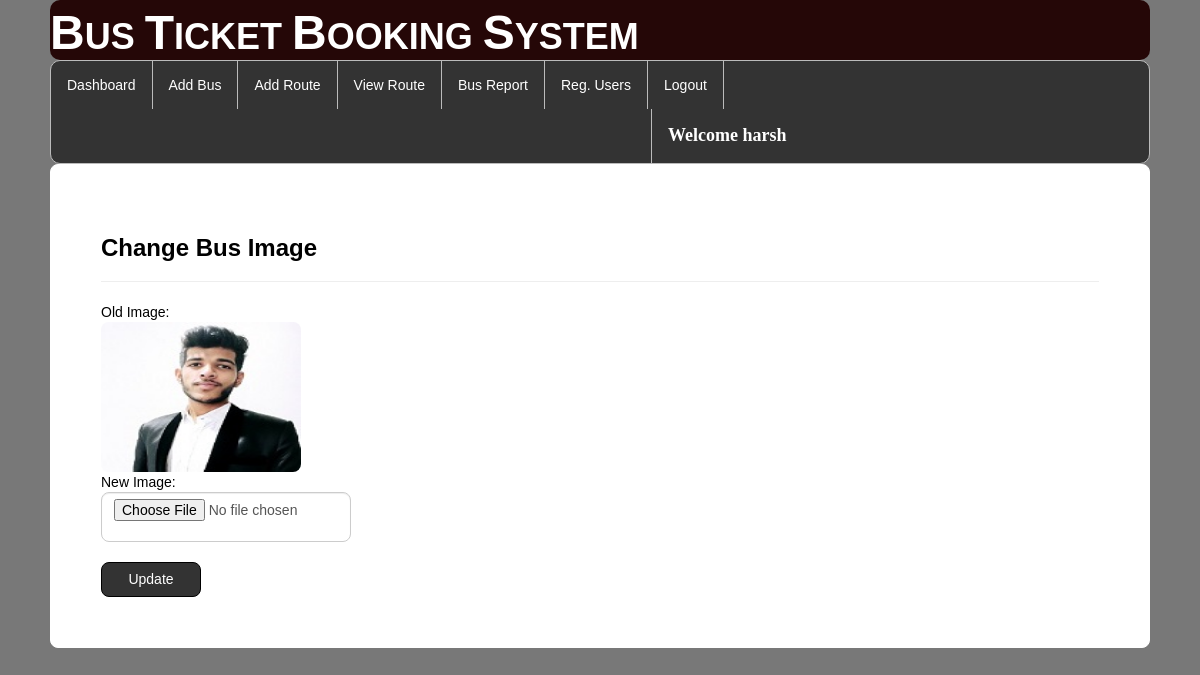
Page /change_image/8 (signed in) on the earlier database version.
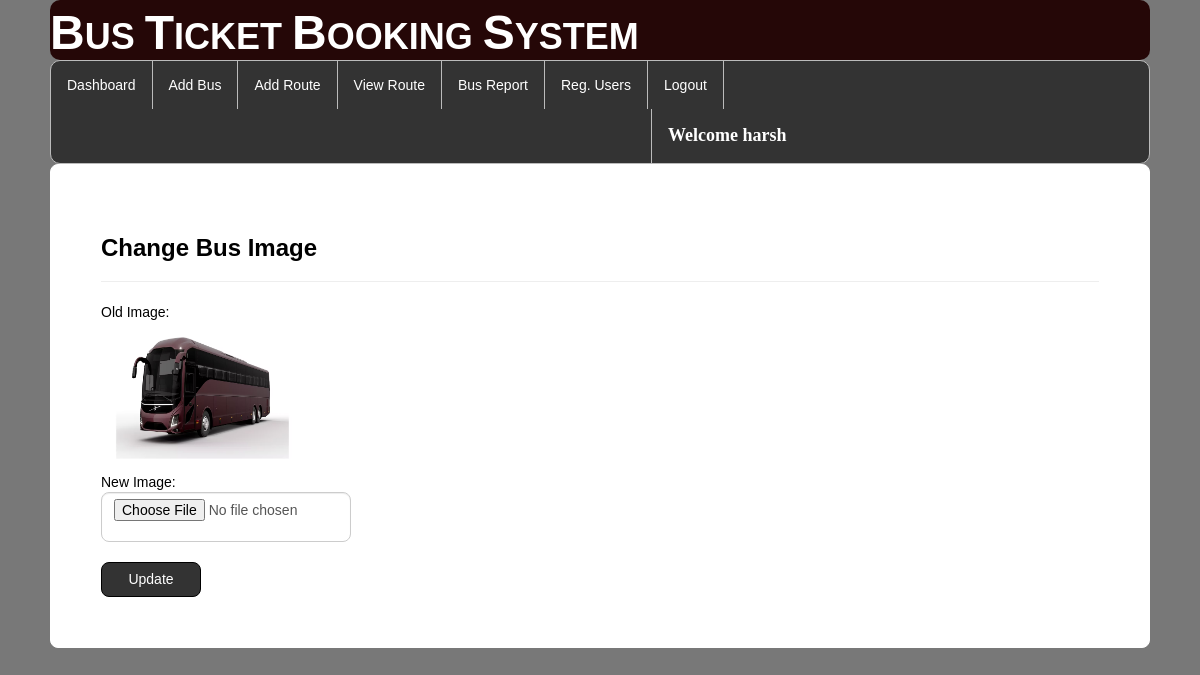
Same page on the later database version.
### bus/models.py (models this page shows, shortened)
class Add_Bus(models.Model):
    busname = models.CharField(max_length=30,null=True)
    bus_no = models.IntegerField(null=True)
    from_city = models.CharField(max_length=30,null=True)
    to_city = models.CharField(max_length=30,null=True)
    departuretime=models.CharField(max_length=30,null=True)
    arrivaltime=models.CharField(max_length=30,null=True)
    trevaltime=models.CharField(max_length=100,null=True)
    distance=models.IntegerField(null=True)
    img=models.FileField(null=True)

### bus/views.py (the view, shortened to what this page needs)
# urls.py: path('change_image/<int:pid>',change_image, name="change_image"),
def change_image(request,pid):
    if not request.user.is_authenticated:
        return redirect('admin_login')
    bus = Add_Bus.objects.get(id=pid)
    error = ""
    d = {'error':error,'bus':bus}
    return render(request, 'change_image.html', d)

### bus/templates/change_image.html (shortened to what this page needs)
{% extends 'navigation3.html' %}
{% load static %}
{% block b %}
<div style="color:Black;border:1px solid white;border-radius:8px;background-color:white;padding:50px">
        <h3><strong>Change Bus Image</strong></h3><hr>
    <form method="post" action="" enctype="multipart/form-data">
        Old Image:
        <br><img src ="{{bus.img.url}}"  style="border-radius:8px;width:200px;height:150px;">
        <br>
New Image:
        <br><input type="file" name="newpic" class="form-control" style="border-radius:8px;width:250px;height:50px;">
        <br>
        <input type="submit" value="Update" style="color:white;border-radius:8px;width:100px;height:35px;background-color:#333;border:1px solid black">
    </form>
    </div>
{% endblock %}

Differences in the rows shown:
changed Add_Bus: img: a different picture
